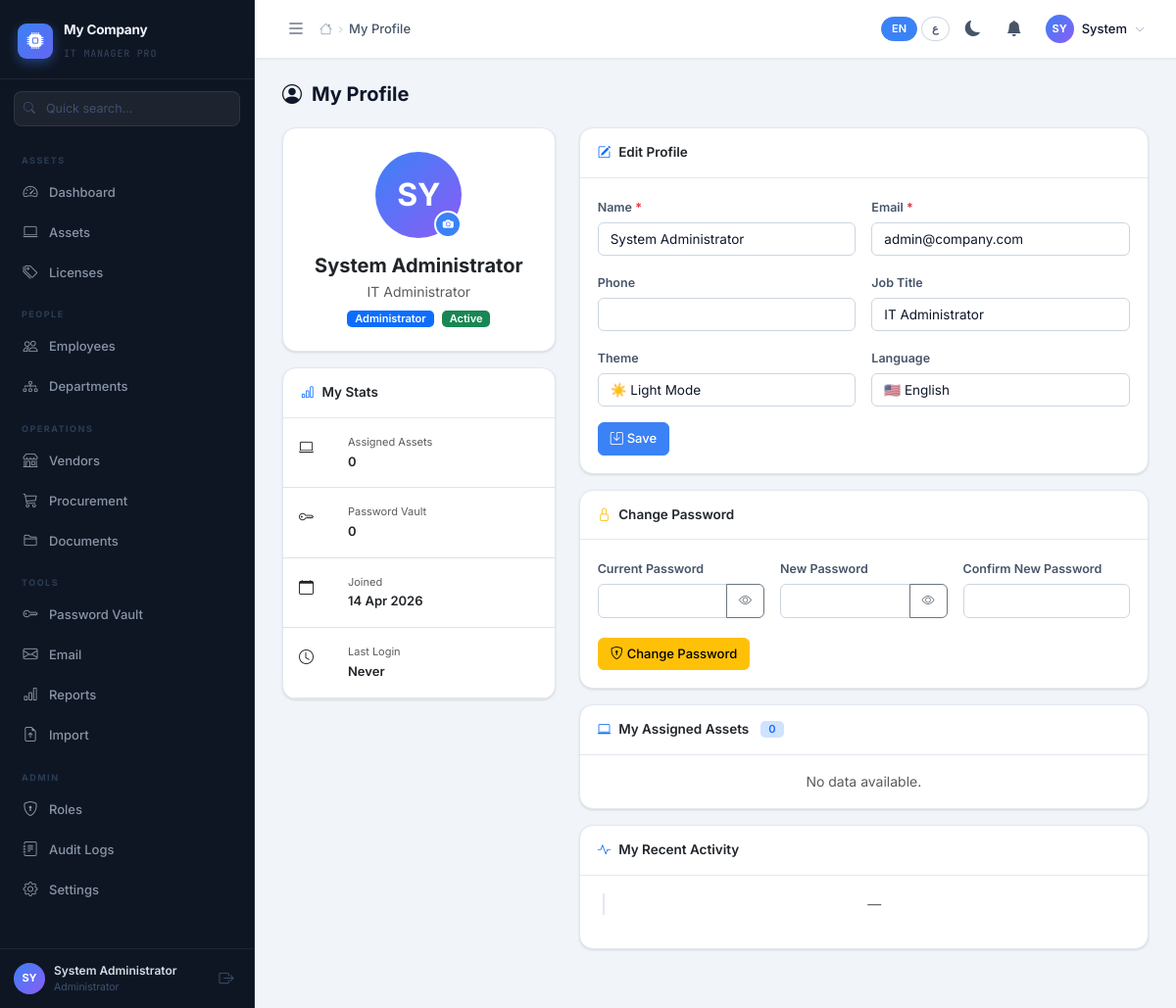
The page /pages/profile.php (signed in) on the database its author committed.
### tables this page shows
CREATE TABLE IF NOT EXISTS `users` (
  `id`             INT UNSIGNED AUTO_INCREMENT PRIMARY KEY,
  `username`       VARCHAR(50)  NOT NULL UNIQUE,
  `email`          VARCHAR(150) NOT NULL UNIQUE,
  `password_hash`  VARCHAR(255) NOT NULL,
  `role_id`        INT UNSIGNED NOT NULL,
  `department_id`  INT UNSIGNED NULL,
  `full_name`      VARCHAR(150) NOT NULL,
  `phone`          VARCHAR(30),
  `job_title`      VARCHAR(100),
  `avatar`         VARCHAR(255),
  `employee_id`    VARCHAR(50)  UNIQUE,
  `status`         ENUM('active','inactive','suspended') DEFAULT 'active',
  `vault_key_hash` VARCHAR(255) NULL,
  `vault_salt`     VARCHAR(64)  NULL,
  `theme`          ENUM('light','dark') DEFAULT 'light',
  `language`       ENUM('en','ar')      DEFAULT 'en',
  `last_login`     TIMESTAMP NULL,
  `login_attempts` TINYINT  DEFAULT 0,
  `locked_until`   TIMESTAMP NULL,
  `created_at`     TIMESTAMP DEFAULT CURRENT_TIMESTAMP,
  `updated_at`     TIMESTAMP DEFAULT CURRENT_TIMESTAMP ON UPDATE CURRENT_TIMESTAMP,
  FOREIGN KEY (`role_id`)       REFERENCES `roles`(`id`),
  FOREIGN KEY (`department_id`) REFERENCES `departments`(`id`) ON DELETE SET NULL
);

CREATE TABLE IF NOT EXISTS `roles` (
  `id`          INT UNSIGNED AUTO_INCREMENT PRIMARY KEY,
  `name`        VARCHAR(50)  NOT NULL UNIQUE,
  `description` VARCHAR(255),
  `is_system`   TINYINT(1)   DEFAULT 0,
  `color`       VARCHAR(20)  DEFAULT 'primary',
  `created_at`  TIMESTAMP    DEFAULT CURRENT_TIMESTAMP
);

### pages/profile.php (the view, shortened to what the rows shown need)
<?php
require_once __DIR__ . '/../includes/bootstrap.php';
$auth->requireLogin();
$uid  = $auth->getUserId();
$stmt = $db->prepare("SELECT u.*, r.name as role_name, d.name as dept_name FROM users u LEFT JOIN roles r ON u.role_id=r.id LEFT JOIN departments d ON u.department_id=d.id WHERE u.id=?");
$stmt->execute([$uid]);
$user = $stmt->fetch();
include APP_ROOT . '/includes/header.php';
?>
<div class="page-header">
  <h1 class="page-title"><i class="bi bi-person-circle"></i> <?= h(__('profile_title')) ?></h1>
</div>
<div class="row g-4">
  <div class="col-md-4">
    <div class="card mb-3">
      <div class="card-body text-center py-4">
        <div class="position-relative d-inline-block mb-3">
          <?php if ($user['avatar'] && file_exists(UPLOAD_DIR.'avatars/'.$user['avatar'])): ?>
          <img src="<?= APP_URL ?>/uploads/avatars/<?= h($user['avatar']) ?>" alt="Avatar"
               class="rounded-circle" style="width:88px;height:88px;object-fit:cover;border:3px solid var(--border);">
          <?php else: ?>
          <div style="width:88px;height:88px;border-radius:50%;background:linear-gradient(135deg,var(--primary),var(--purple));display:flex;align-items:center;justify-content:center;color:#fff;font-size:32px;font-weight:700;margin:0 auto;">
            <?= h(strtoupper(mb_substr($user['full_name'],0,2))) ?>
          </div>
          <?php endif; ?>
          <label for="avatarInput" class="position-absolute" style="bottom:0;right:0;width:28px;height:28px;background:var(--primary);border-radius:50%;display:flex;align-items:center;justify-content:center;cursor:pointer;border:2px solid var(--surface);" title="<?= h(__('profile_avatar')) ?>">
            <i class="bi bi-camera-fill text-white" style="font-size:11px;"></i>
          </label>
        </div>
        <h5 class="mb-1 fw-bold"><?= h($user['full_name']) ?></h5>
        <div class="text-muted mb-2"><?= h($user['job_title'] ?? '') ?></div>
        <div class="d-flex gap-2 justify-content-center flex-wrap">
          <span class="badge bg-primary"><?= h($user['role_name']) ?></span>
          <?php
          $statusMap=['active'=>'success','inactive'=>'warning','suspended'=>'danger'];
          $sCls=$statusMap[$user['status']]??'secondary';
          ?>
          <span class="badge bg-<?= $sCls ?>"><?= h(ucfirst($user['status'])) ?></span>
        </div>
      </div>
    </div>
  </div>
  <div class="col-md-8">
    <div class="card mb-3">
      <div class="card-body">
        <form data-ajax action="<?= APP_URL ?>/actions/profile_save.php" method="post">
          <div class="row g-3">
            <div class="col-md-6">
              <label class="form-label"><?= h(__('field_name')) ?> <span class="text-danger">*</span></label>
              <input type="text" name="full_name" class="form-control" value="<?= h($user['full_name']) ?>" required>
            </div>
            <div class="col-md-6">
              <label class="form-label"><?= h(__('field_email')) ?> <span class="text-danger">*</span></label>
              <input type="email" name="email" class="form-control" value="<?= h($user['email']) ?>" required>
            </div>
            <div class="col-md-6">
              <label class="form-label"><?= h(__('field_job_title')) ?></label>
              <input type="text" name="job_title" class="form-control" value="<?= h($user['job_title']??'') ?>">
            </div>
            <div class="col-md-6">
              <label class="form-label"><?= h(__('field_theme')) ?></label>
              <select name="theme" class="form-select">
                <option value="light" <?= $user['theme']==='light'?'selected':'' ?>>☀️ <?= h(__('theme_light')) ?></option>
              </select>
            </div>
            <div class="col-md-6">
              <label class="form-label"><?= h(__('field_language')) ?></label>
              <select name="language" class="form-select">
                <option value="en" <?= ($user['language']??'en')==='en'?'selected':'' ?>>🇺🇸 <?= h(__('lang_en')) ?></option>
              </select>
            </div>
          </div>
        </form>
      </div>
    </div>
  </div>
</div>
<?php include APP_ROOT . '/includes/footer.php'; ?>

### includes/header.php (shortened to what the rows shown need)
<?php
$currentUser = $auth->getUser();
$theme       = $auth->getTheme();
$lang        = $auth->getLang();
$isRTL       = ($lang === 'ar');
$dir         = $isRTL ? 'rtl' : 'ltr';
?>
<!DOCTYPE html>
<html lang="<?= h($lang) ?>" dir="<?= $dir ?>" data-bs-theme="<?= h($theme) ?>">
<head>
<link rel="stylesheet" href="https://cdn.jsdelivr.net/npm/bootstrap@5.3.3/dist/css/bootstrap.min.css">
<link rel="stylesheet" href="https://cdn.jsdelivr.net/npm/bootstrap-icons@1.11.3/font/bootstrap-icons.min.css">
<link rel="stylesheet" href="<?= APP_URL ?>/assets/css/app.css">
</head>
<body>
<aside class="sidebar" id="appSidebar">
  <div class="sidebar-footer">
    <a href="<?= APP_URL ?>/pages/profile.php" class="sb-user-link">
      <div class="sb-avatar">
        <?php if (!empty($currentUser['avatar']) && file_exists(UPLOAD_DIR.'avatars/'.$currentUser['avatar'])): ?>
          <img src="<?= APP_URL ?>/uploads/avatars/<?= h($currentUser['avatar']) ?>" alt="">
        <?php else: ?>
          <?= h(mb_strtoupper(mb_substr($currentUser['full_name'] ?? 'U', 0, 2))) ?>
        <?php endif; ?>
      </div>
      <div>
        <span class="sb-user-name"><?= h($currentUser['full_name']) ?></span>
        <span class="sb-user-role"><?= h($currentUser['role_name']) ?></span>
      </div>
    </a>
  </div>
</aside>
<div class="main-wrapper" id="mainWrapper">
  <header class="topbar">
    <div class="topbar-right">
      <div class="dropdown">
        <button class="tb-user-btn" data-bs-toggle="dropdown">
          <div class="tb-avatar">
            <?php if (!empty($currentUser['avatar']) && file_exists(UPLOAD_DIR.'avatars/'.$currentUser['avatar'])): ?>
              <img src="<?= APP_URL ?>/uploads/avatars/<?= h($currentUser['avatar']) ?>" alt="">
            <?php else: ?>
              <?= h(mb_strtoupper(mb_substr($currentUser['full_name']??'U',0,2))) ?>
            <?php endif; ?>
          </div>
          <span class="d-none d-md-inline"><?= h(explode(' ',$currentUser['full_name'])[0]) ?></span>
          <i class="bi bi-chevron-down" style="font-size:10px;color:var(--text-3)"></i>
        </button>
      </div>
    </div>
  </header>
  <main class="page-body">

### rows shown on the page
users: full_name "SY", full_name "System Administrator", role.name "Administrator", full_name "System", job_title "IT Administrator", status "Active", email "admin@company.com", theme "☀️ Light Mode", language "🇺🇸 English"

### other values the page prints
$companyName "My Company"
$label "ASSETS"
$name "Dashboard"
$name "Assets"
$name "Licenses"
$label "PEOPLE"
$name "Employees"
$name "Departments"
$label "OPERATIONS"
$name "Vendors"
$name "Procurement"
$name "Documents"
$label "TOOLS"
$name "Password Vault"
$name "Email"
